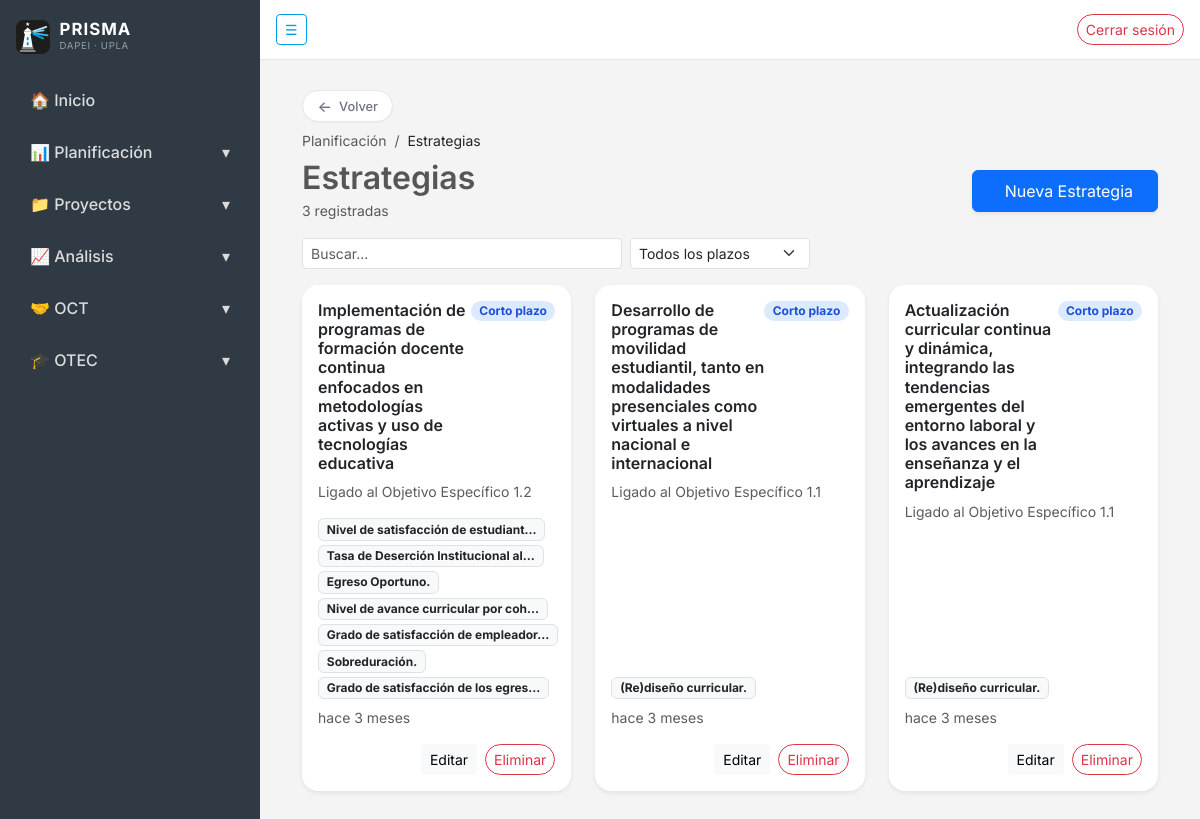
Screenshot of /planificacion/estrategias/ (signed in) with the database file from the repository.
### planificacion/models.py (models this page shows, shortened)
class Estrategia(models.Model):
    class Plazo(models.TextChoices):
        CORTO = "CORTO", "Corto plazo"
        MEDIANO = "MEDIANO", "Mediano plazo"
        LARGO = "LARGO", "Largo plazo"
    indicadores = models.ManyToManyField(
        Indicador,
        blank=True,
        related_name="estrategias",
        verbose_name="Indicadores asociados",
    )
    nombre = models.CharField(max_length=200, verbose_name="Nombre")
    descripcion = models.TextField(verbose_name="Descripción")
    plazo = models.CharField(
        max_length=10,
        choices=Plazo.choices,
        default=Plazo.CORTO,
    )
    fecha_creacion = models.DateTimeField(
        auto_now_add=True, verbose_name="Fecha de creación"
    )
    creado_por = models.ForeignKey(
        settings.AUTH_USER_MODEL,
        on_delete=models.SET_NULL,
        null=True,
        blank=True,
        related_name="estrategias_creadas",
        verbose_name="Creado por",
    )
    class Meta:
        ordering = ["-fecha_creacion"]
        verbose_name = "Estrategia"
        verbose_name_plural = "Estrategias"

class Indicador(models.Model):
    class UnidadMedida(models.TextChoices):
        CARACTERES = "CAR", "Caracteres"
        PORCENTUAL = "POR", "Porcentual"
        UNITARIO = "UNI", "Unitario"
    class Frecuencia(models.TextChoices):
        SEMESTRAL = "SEMESTRAL", "Semestral"
        ANUAL = "ANUAL", "Anual"
    objetivo = models.ForeignKey(
        "Objetivo",
        on_delete=models.CASCADE,
        related_name="indicadores",
    )
    nombre = models.CharField(max_length=200)
    descripcion = models.TextField()
    formula = models.TextField(
        blank=True,
        help_text="Ej: (Cantidad lograda / Meta) * 100",
    )
    unidad_medida = models.CharField(
        max_length=3,
        choices=UnidadMedida.choices,
        default=UnidadMedida.UNITARIO,
    )
    frecuencia = models.CharField(
        max_length=10,
        choices=Frecuencia.choices,
        default=Frecuencia.SEMESTRAL,
    )
    linea_base = models.BooleanField(
        default=False, verbose_name="¿Aplica línea base?"
    )
    calculo_invertido = models.BooleanField(
        default=False, verbose_name="¿Es cálculo invertido?"
    )
    acumulativo = models.BooleanField(
        default=False, verbose_name="¿Es acumulativo?"
    )
    umbral_aceptable = models.PositiveSmallIntegerField(
        default=70,
        help_text="Avance % desde el cual se considera amarillo (aceptable).",
    )
    umbral_optimo = models.PositiveSmallIntegerField(
        default=90,
        help_text="Avance % desde el cual se considera verde (óptimo).",
    )
    fecha_creacion = models.DateTimeField(auto_now_add=True)
    creado_por = models.ForeignKey(
        settings.AUTH_USER_MODEL,
        on_delete=models.SET_NULL,
        null=True,
        blank=True,
        related_name="indicadores_creados",
    )
    class Meta:
        ordering = ["-fecha_creacion"]
        verbose_name = "Indicador"
        verbose_name_plural = "Indicadores"

### planificacion/views.py (the view, shortened to what this page needs)
# urls.py: path("estrategias/", views.lista_estrategias, name="estrategias"),
@login_required
def lista_estrategias(request):
    role = get_user_role(request)
    estrategias = (
        Estrategia.objects
        .prefetch_related("indicadores")
        .select_related("creado_por")
    )
    form = EstrategiaForm()
    return render(request, "planificacion/lista_estrategias.html", {
        "estrategias": estrategias,
        "form": form,
        "es_planificacion": role["es_planificacion"],
        "indicadores_disponibles": Indicador.objects.order_by("nombre"),
    })

### planificacion/forms.py
class EstrategiaForm(forms.ModelForm):
    class Meta:
        model = Estrategia
        fields = ["nombre", "descripcion", "plazo"]
        widgets = {
            "nombre": forms.TextInput(attrs={
                "class": "form-control",
                "placeholder": "Ej: Mejorar eficiencia operativa"
            }),
            "descripcion": forms.Textarea(attrs={
                "class": "form-control",
                "rows": 4,
                "placeholder": "Describe la estrategia..."
            }),
            "plazo": forms.Select(attrs={
                "class": "form-select"
            }),
        }

### planificacion/helpers.py (called while the page is built)
def es_planificacion(user):
    if not user.is_authenticated:
        return False
    if user.is_superuser:
        return True
    return user.groups.filter(name="Planificacion").exists()

def get_user_role(request):
    cache_key = "_planificacion_role"
    if hasattr(request, cache_key):
        return getattr(request, cache_key)
    user = request.user
    role = {
        "es_planificacion": es_planificacion(user),
        "es_anonimo": not user.is_authenticated,
    }
    setattr(request, cache_key, role)
    return role

### planificacion/templates/planificacion/lista_estrategias.html (shortened to what this page needs)
{% extends "core/base.html" %}
{% load humanize %}
{% block content %}
<div class="container-fluid">
    <a href="{% url 'planificacion:home' %}" class="btn-volver mb-2"><span class="arrow">←</span> Volver</a>
    <div class="small mb-2">
        <a href="{% url 'planificacion:home' %}" class="text-muted text-decoration-none">Planificación</a>
        <span class="mx-1 text-muted">/</span>
        <span class="text-dark">Estrategias</span>
    </div>
    <div class="d-flex justify-content-between align-items-center mb-3">
        <div>
            <h2 class="fw-semibold mb-0">Estrategias</h2>
            <small class="text-muted">{{ estrategias|length }} registrada{{ estrategias|length|pluralize }}</small>
        </div>
        {% if es_planificacion %}
        <button class="btn btn-primary px-4 py-2 shadow-sm"
                data-bs-toggle="modal"
                data-bs-target="#crearEstrategiaModal">
             Nueva Estrategia
        </button>
        {% endif %}
    </div>
    <div class="d-flex gap-2 mb-3 flex-wrap">
        <input id="est-search" type="search" class="form-control form-control-sm"
               placeholder="Buscar..." style="max-width: 320px;">
        <select id="est-plazo" class="form-select form-select-sm" style="max-width: 180px;">
            <option value="">Todos los plazos</option>
        </select>
    </div>
    <div class="row g-4" id="est-grid">
        {% for estrategia in estrategias %}
        <div class="col-md-6 col-lg-4 est-item"
             data-search="{{ estrategia.nombre|lower }} {{ estrategia.descripcion|lower }}"
             data-plazo="{{ estrategia.plazo }}">
            <div class="card card-estrategia rounded-4 h-100 border-0 shadow-sm">
                <div class="card-body d-flex flex-column">
                    <div class="d-flex justify-content-between align-items-start mb-2">
                        <h6 class="fw-semibold mb-0">
                            {{ estrategia.nombre }}
                        </h6>
                        <span class="badge badge-plazo plazo-{{ estrategia.plazo }}">
                            {{ estrategia.get_plazo_display }}
                        </span>
                    </div>
                    <p class="text-muted small flex-grow-1">
                        {{ estrategia.descripcion|truncatewords:20 }}
                    </p>
                    {% if estrategia.indicadores.all %}
                        <div class="mb-2 d-flex flex-wrap gap-1">
                            {% for ind in estrategia.indicadores.all %}
                                <span class="badge bg-light text-dark border" title="{{ ind.nombre }}">
                                    {{ ind.nombre|truncatechars:35 }}
                                </span>
                            {% endfor %}
                        </div>
                    {% else %}
                        <div class="mb-2">
                            <span class="badge bg-secondary-subtle text-secondary">Sin indicadores asociados</span>
                        </div>
                    {% endif %}
                    <div class="text-muted small mb-3">
                        {{ estrategia.fecha_creacion|naturaltime }}
                    </div>
                    {% if es_planificacion %}
                    <div class="d-flex justify-content-end gap-2">
                        <button class="btn btn-sm btn-light"
                                data-bs-toggle="modal"
                                data-bs-target="#modalEditar{{ estrategia.id }}">
                            Editar
                        </button>
                        <button class="btn btn-sm btn-outline-danger"
                                data-bs-toggle="modal"
                                data-bs-target="#modalEliminar{{ estrategia.id }}">
                            Eliminar
                        </button>
                    </div>
                    {% endif %}
                </div>
            </div>
        </div>
        {% empty %}
        <div class="col-12 text-muted">
            No hay estrategias registradas.
        </div>
        {% endfor %}
    </div>
</div>
{% endblock %}

### core/templates/core/base.html (style rules this page uses)
:root { --font-sans: 'Inter', -apple-system, BlinkMacSystemFont, 'Segoe UI', Roboto, sans-serif; --font-mono: 'JetBrains Mono', ui-monospace, 'SFMono-Regular', Menlo, monospace; }
body { overflow-x: hidden; background-color: #f4f4f4; color: #565656; font-family: var(--font-sans); font-feature-settings: 'cv02', 'cv03', 'cv04', 'cv11'; -webkit-font-smoothing: antialiased; -moz-osx-font-smoothing: grayscale; }
.btn-outline-danger { border-radius: 50px; }
.btn-volver { display: inline-flex; align-items: center; gap: .45rem; background: #ffffff; border: 1px solid #e5e7eb; color: #6b7280; border-radius: 999px; padding: .35rem .9rem; font-size: .8rem; font-weight: 500; text-decoration: none; transition: all .15s ease; box-shadow: 0 1px 2px rgba(0,0,0,0.03); }
.btn-volver .arrow { display: inline-block; font-size: .95rem; line-height: 1; transition: transform .15s ease; }

### planificacion/templates/planificacion/lista_estrategias.html (style rules this page uses)
.card-estrategia { transition: all 0.2s ease-in-out; border: 1px solid #e9ecef; }
.badge-plazo { font-size: 0.75rem; padding: 0.35em 0.7em; border-radius: 50px; }
.plazo-CORTO { background-color: #dbeafe; color: #1d4ed8; }

### rows the page displays
Estrategia: nombre "Implementación de programas de formación docente continua enfocados en metodologías activas y uso de tecnologías educativa", plazo "Corto plazo", descripcion "Ligado al Objetivo Específico 1.2", fecha_creacion "hace 3 meses"
Indicador: nombre "Nivel de satisfacción de estudiant…"
Indicador: nombre "Tasa de Deserción Institucional al…"
Indicador: nombre "Egreso Oportuno."
Indicador: nombre "Nivel de avance curricular por coh…"
Indicador: nombre "Grado de satisfacción de empleador…"
Indicador: nombre "Sobreduración."
Indicador: nombre "Grado de satisfacción de los egres…"
Estrategia: nombre "Desarrollo de programas de movilidad estudiantil, tanto en modalidades presenciales como virtuales a nivel nacional e internacional", plazo "Corto plazo", descripcion "Ligado al Objetivo Específico 1.1", fecha_creacion "hace 3 meses"
Indicador: nombre "(Re)diseño curricular."
Estrategia: nombre "Actualización curricular continua y dinámica, integrando las tendencias emergentes del entorno laboral y los avances en la enseñanza y el aprendizaje", plazo "Corto plazo", descripcion "Ligado al Objetivo Específico 1.1", fecha_creacion "hace 3 meses"

### other values shown
{{ estrategias|length }} "3"
